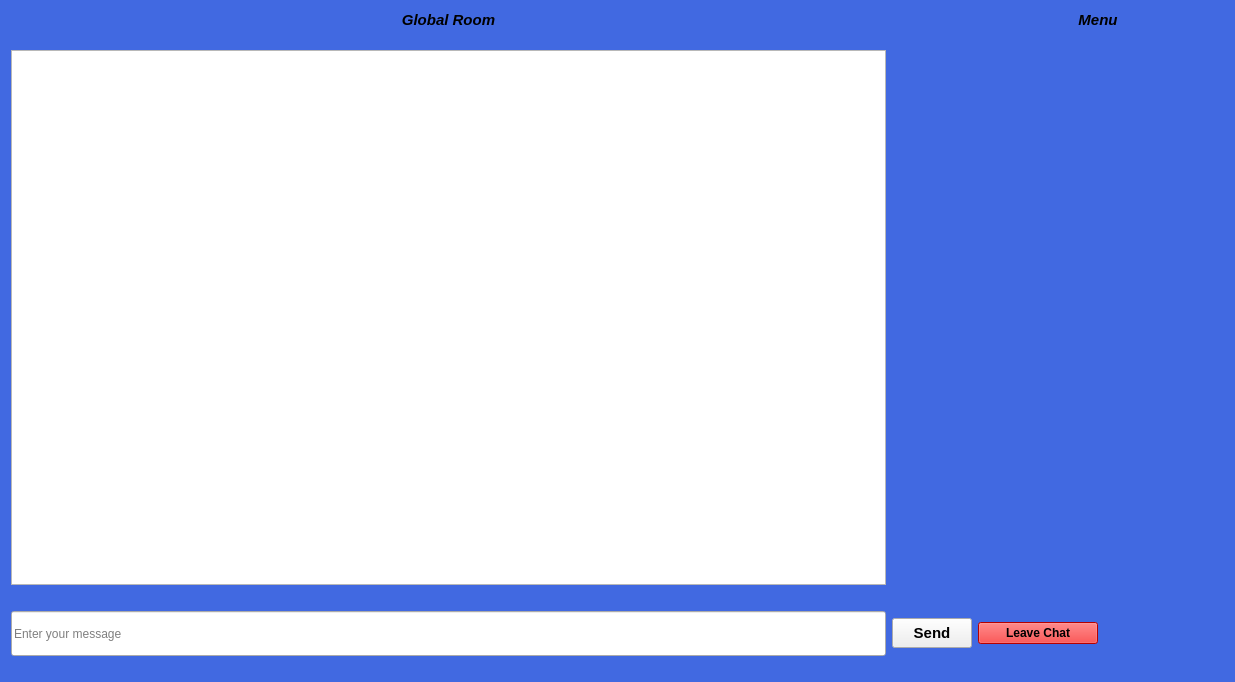
<?xml version="1.0" encoding="UTF-8"?>
<ui version="4.0">
 <class>ChatWindow</class>
 <widget class="QWidget" name="ChatWindow">
  <property name="geometry">
   <rect>
    <x>0</x>
    <y>0</y>
    <width>1235</width>
    <height>682</height>
   </rect>
  </property>
  <property name="windowTitle">
   <string>Chat</string>
  </property>
  <property name="layoutDirection">
   <enum>Qt::LayoutDirection::LeftToRight</enum>
  </property>
  <property name="styleSheet">
   <string notr="true">#ChatWindow{
background-color:royalblue;
}</string>
  </property>
  <layout class="QGridLayout" name="gridLayout_3">
   <item row="0" column="0">
    <layout class="QVBoxLayout" name="verticalLayout_3">
     <item>
      <layout class="QGridLayout" name="gridLayout_2" rowstretch="0,0,0,0,0,0,0,0,0,0" columnstretch="4,0,0,0">
       <property name="sizeConstraint">
        <enum>QLayout::SizeConstraint::SetMinAndMaxSize</enum>
       </property>
       <item row="8" column="0">
        <widget class="QLineEdit" name="messageInput">
         <property name="minimumSize">
          <size>
           <width>300</width>
           <height>45</height>
          </size>
         </property>
         <property name="placeholderText">
          <string>Enter your message</string>
         </property>
        </widget>
       </item>
       <item row="3" column="0" colspan="4">
        <spacer name="horizontalSpacer">
         <property name="orientation">
          <enum>Qt::Orientation::Horizontal</enum>
         </property>
         <property name="sizeHint" stdset="0">
          <size>
           <width>20</width>
           <height>15</height>
          </size>
         </property>
        </spacer>
       </item>
       <item row="5" column="1">
        <spacer name="horizontalSpacer_4">
         <property name="orientation">
          <enum>Qt::Orientation::Horizontal</enum>
         </property>
         <property name="sizeType">
          <enum>QSizePolicy::Policy::Preferred</enum>
         </property>
         <property name="sizeHint" stdset="0">
          <size>
           <width>40</width>
           <height>20</height>
          </size>
         </property>
        </spacer>
       </item>
       <item row="9" column="0" colspan="4">
        <spacer name="horizontalSpacer_2">
         <property name="orientation">
          <enum>Qt::Orientation::Horizontal</enum>
         </property>
         <property name="sizeHint" stdset="0">
          <size>
           <width>20</width>
           <height>15</height>
          </size>
         </property>
        </spacer>
       </item>
       <item row="7" column="2">
        <spacer name="horizontalSpacer_3">
         <property name="orientation">
          <enum>Qt::Orientation::Horizontal</enum>
         </property>
         <property name="sizeHint" stdset="0">
          <size>
           <width>40</width>
           <height>20</height>
          </size>
         </property>
        </spacer>
       </item>
       <item row="5" column="2">
        <layout class="QVBoxLayout" name="verticalLayout_4">
         <property name="leftMargin">
          <number>100</number>
         </property>
         <property name="rightMargin">
          <number>140</number>
         </property>
         <item>
          <widget class="QWidget" name="widget" native="true"/>
         </item>
        </layout>
       </item>
       <item row="5" column="0">
        <widget class="QTextBrowser" name="chatDisplay">
         <property name="minimumSize">
          <size>
           <width>298</width>
           <height>386</height>
          </size>
         </property>
        </widget>
       </item>
       <item row="8" column="1">
        <widget class="QPushButton" name="sendButton">
         <property name="maximumSize">
          <size>
           <width>120</width>
           <height>30</height>
          </size>
         </property>
         <property name="font">
          <font>
           <pointsize>11</pointsize>
           <bold>true</bold>
          </font>
         </property>
         <property name="cursor">
          <cursorShape>PointingHandCursor</cursorShape>
         </property>
         <property name="text">
          <string>Send</string>
         </property>
        </widget>
       </item>
       <item row="8" column="2">
        <widget class="QPushButton" name="leavechatButton">
         <property name="maximumSize">
          <size>
           <width>120</width>
           <height>16777215</height>
          </size>
         </property>
         <property name="font">
          <font>
           <bold>true</bold>
          </font>
         </property>
         <property name="cursor">
          <cursorShape>PointingHandCursor</cursorShape>
         </property>
         <property name="styleSheet">
          <string notr="true">#leavechatButton{
background-color:red;}</string>
         </property>
         <property name="text">
          <string>Leave Chat</string>
         </property>
        </widget>
       </item>
       <item row="0" column="0">
        <widget class="QLabel" name="label">
         <property name="font">
          <font>
           <pointsize>11</pointsize>
           <italic>true</italic>
           <bold>true</bold>
          </font>
         </property>
         <property name="text">
          <string>Global Room</string>
         </property>
         <property name="alignment">
          <set>Qt::AlignmentFlag::AlignCenter</set>
         </property>
        </widget>
       </item>
       <item row="0" column="2">
        <widget class="QLabel" name="label_2">
         <property name="font">
          <font>
           <pointsize>11</pointsize>
           <italic>true</italic>
           <bold>true</bold>
          </font>
         </property>
         <property name="text">
          <string>Menu</string>
         </property>
         <property name="alignment">
          <set>Qt::AlignmentFlag::AlignCenter</set>
         </property>
        </widget>
       </item>
      </layout>
     </item>
    </layout>
   </item>
  </layout>
 </widget>
 <resources/>
 <connections/>
</ui>
